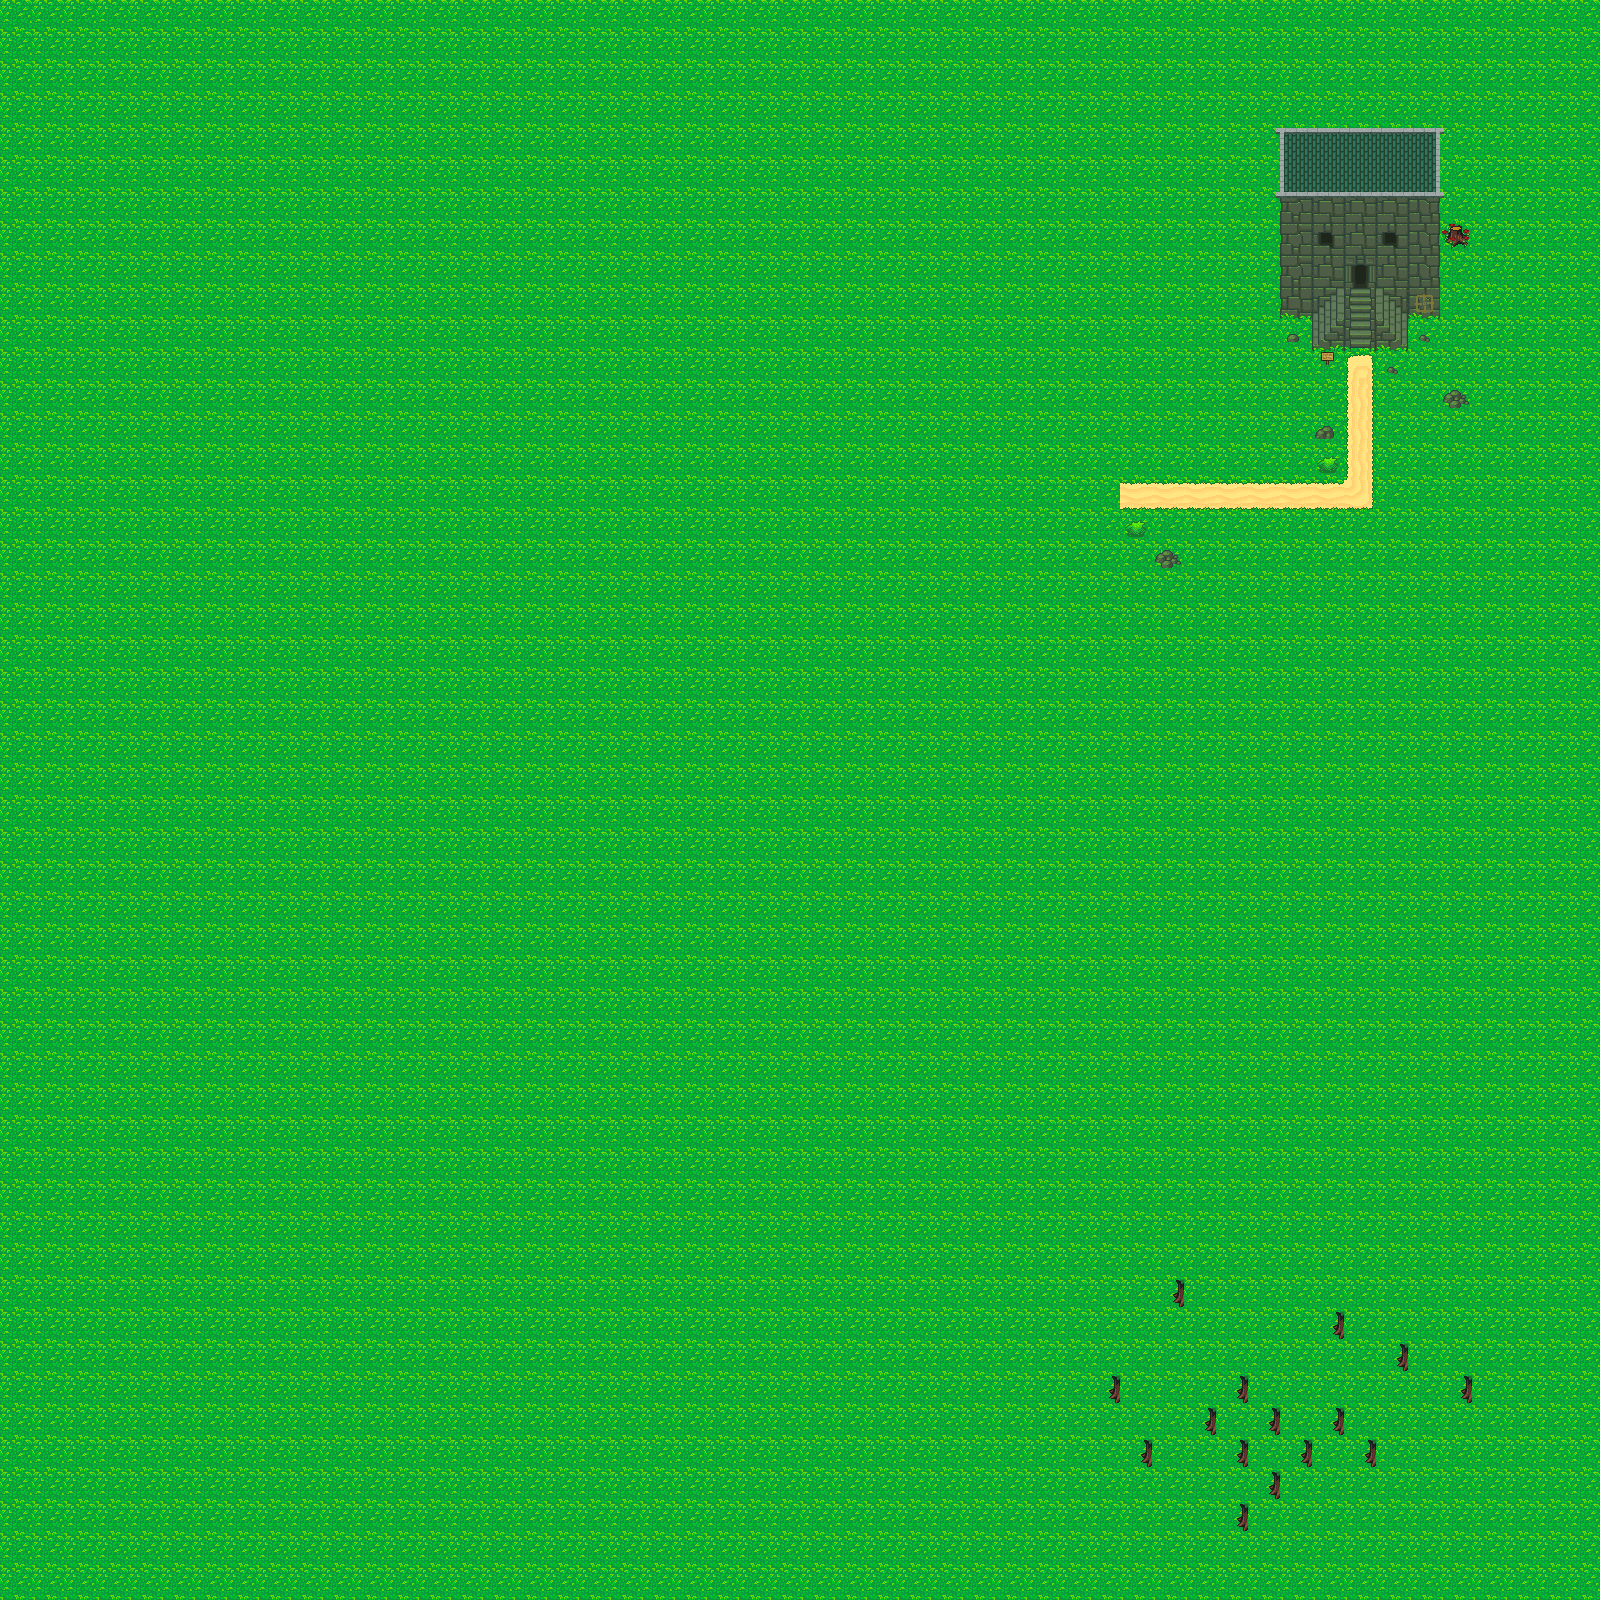

Below is a game level as drawn by its tile map, then a one-line description and the .tmx that defines it (tile-layer data replaced by summaries):
An orthogonal 50x50 tile map with 32x32 px tiles, 3 tile layers (base, over_1, over_2) and 7 objects.

<map version="1.0" tiledversion="1.0.3" orientation="orthogonal" renderorder="right-down" width="50" height="50" tilewidth="32" tileheight="32" nextobjectid="13">
 <tileset firstgid="1" source="test.tsx" />
 <layer name="base" width="50" height="50">
  <data>[2500 cells, 2490 non-empty, 18 distinct tile ids]</data>
 </layer>
 <layer name="over_1" width="50" height="50">
  <data>[2500 cells, 35 non-empty, 9 distinct tile ids]</data>
 </layer>
 <layer name="over_2" width="50" height="50">
  <data>[2500 cells, 16 non-empty, 8 distinct tile ids]</data>
 </layer>
 <objectgroup name="collide">
  <object id="2" x="1280" y="192" width="160" height="64" />
  <object id="5" x="1280" y="256" width="32" height="64" />
  <object id="6" x="1408" y="256" width="32" height="64" />
  <object id="7" x="1312" y="256" width="32" height="32" />
  <object id="8" x="1376" y="256" width="32" height="32" />
  <object id="11" x="1320.31" y="351.257" width="14.5326" height="14.5326" />
  <object id="12" x="1313.81" y="425.157" width="21.9536" height="14.5326" />
 </objectgroup>
</map>
